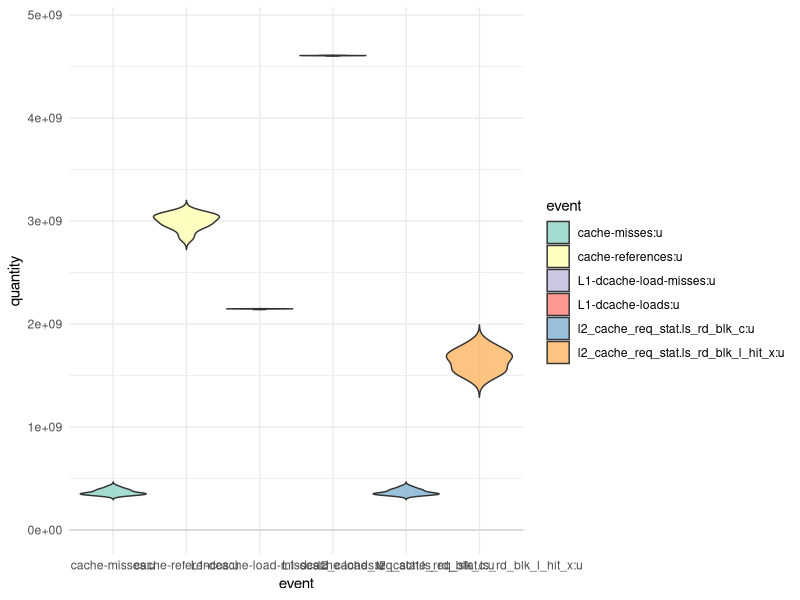

Generate this figure with R:
library(ggplot2)

# Read CSV file
data <- read.csv("memory_bound_AMD.csv")

#print(colnames(data))

# Convert data to long format

p <- ggplot(data, aes(x = event, y = quantity, fill=event)) +
  geom_violin(trim = FALSE, scale = "width", alpha = 0.8) +
  theme_minimal() +
  scale_fill_brewer(palette = "Set3") +
  scale_y_continuous(expand = expansion(mult = c(0.05, 0.1))) +
  geom_hline(yintercept = min(mtcars$hp), linetype = "solid", color = "lightgray")

print(p)
